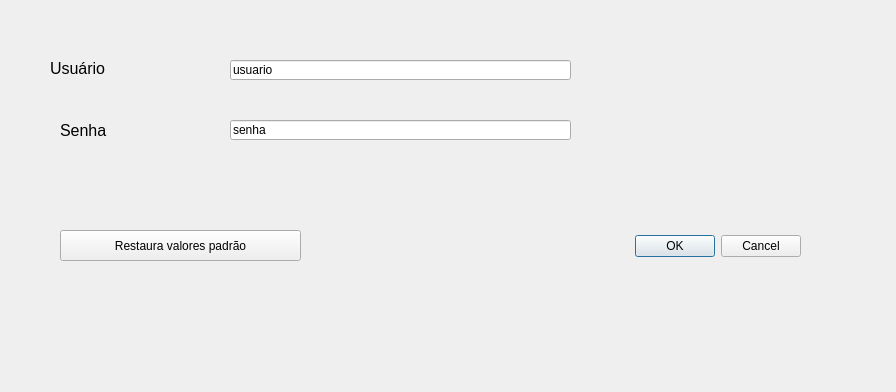
<?xml version="1.0" encoding="UTF-8"?>
<ui version="4.0">
 <class>PreencheSelecionadaDialogBase</class>
 <widget class="QDialog" name="PreencheSelecionadaDialogBase">
  <property name="geometry">
   <rect>
    <x>0</x>
    <y>0</y>
    <width>896</width>
    <height>392</height>
   </rect>
  </property>
  <property name="windowTitle">
   <string>Preenche feicoes selecionadas</string>
  </property>
  <widget class="QDialogButtonBox" name="button_box">
   <property name="geometry">
    <rect>
     <x>460</x>
     <y>230</y>
     <width>341</width>
     <height>32</height>
    </rect>
   </property>
   <property name="orientation">
    <enum>Qt::Horizontal</enum>
   </property>
   <property name="standardButtons">
    <set>QDialogButtonBox::Cancel|QDialogButtonBox::Ok</set>
   </property>
  </widget>
  <widget class="QLabel" name="label">
   <property name="geometry">
    <rect>
     <x>50</x>
     <y>60</y>
     <width>331</width>
     <height>16</height>
    </rect>
   </property>
   <property name="font">
    <font>
     <pointsize>12</pointsize>
    </font>
   </property>
   <property name="text">
    <string>Usuário</string>
   </property>
  </widget>
  <widget class="QLabel" name="label_2">
   <property name="geometry">
    <rect>
     <x>60</x>
     <y>110</y>
     <width>821</width>
     <height>41</height>
    </rect>
   </property>
   <property name="font">
    <font>
     <pointsize>12</pointsize>
    </font>
   </property>
   <property name="text">
    <string>Senha</string>
   </property>
   <property name="wordWrap">
    <bool>true</bool>
   </property>
  </widget>
  <widget class="QLineEdit" name="lineEdit">
   <property name="geometry">
    <rect>
     <x>230</x>
     <y>60</y>
     <width>341</width>
     <height>20</height>
    </rect>
   </property>
   <property name="text">
    <string>usuario</string>
   </property>
  </widget>
  <widget class="QLineEdit" name="lineEdit_2">
   <property name="geometry">
    <rect>
     <x>230</x>
     <y>120</y>
     <width>341</width>
     <height>20</height>
    </rect>
   </property>
   <property name="text">
    <string>senha</string>
   </property>
  </widget>
  <widget class="QPushButton" name="pushButton">
   <property name="geometry">
    <rect>
     <x>60</x>
     <y>230</y>
     <width>241</width>
     <height>31</height>
    </rect>
   </property>
   <property name="text">
    <string>Restaura valores padrão</string>
   </property>
  </widget>
 </widget>
 <resources/>
 <connections>
  <connection>
   <sender>button_box</sender>
   <signal>accepted()</signal>
   <receiver>PreencheSelecionadaDialogBase</receiver>
   <slot>accept()</slot>
   <hints>
    <hint type="sourcelabel">
     <x>20</x>
     <y>20</y>
    </hint>
    <hint type="destinationlabel">
     <x>20</x>
     <y>20</y>
    </hint>
   </hints>
  </connection>
  <connection>
   <sender>button_box</sender>
   <signal>rejected()</signal>
   <receiver>PreencheSelecionadaDialogBase</receiver>
   <slot>reject()</slot>
   <hints>
    <hint type="sourcelabel">
     <x>20</x>
     <y>20</y>
    </hint>
    <hint type="destinationlabel">
     <x>20</x>
     <y>20</y>
    </hint>
   </hints>
  </connection>
 </connections>
</ui>
